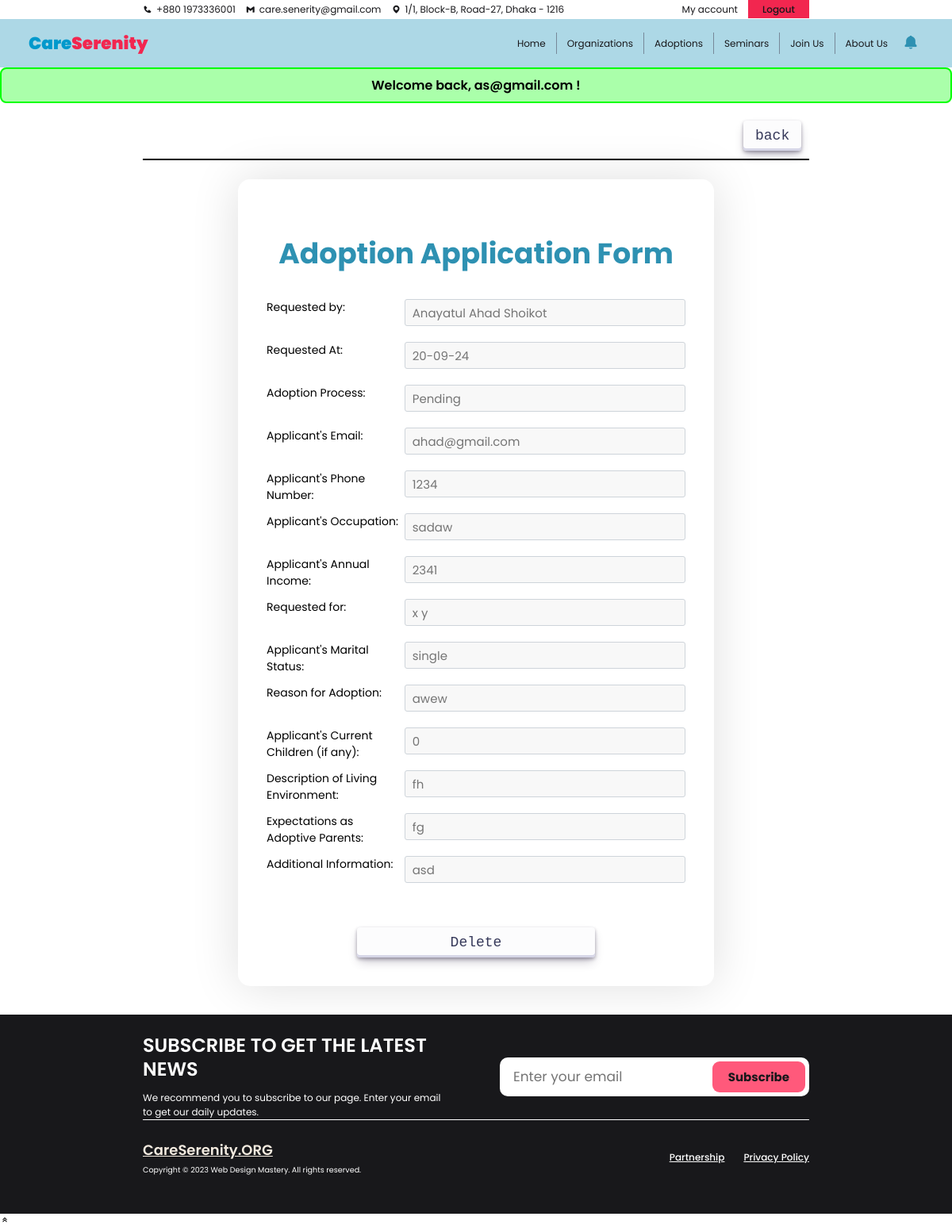
Page /U_adoption_request_details.php?adoption_id=1 (signed in) on the committed database.
### tables this page shows
CREATE TABLE `user_list` (
  `user_id` int NOT NULL,
  `user_name` varchar(255) DEFAULT NULL,
  `acc_id` int NOT NULL,
  `user_birth` varchar(255) DEFAULT NULL,
  `user_contact` varchar(255) DEFAULT NULL,
  `user_gender` varchar(255) DEFAULT NULL,
  `user_NID` varchar(255) DEFAULT NULL,
  `user_address` varchar(255) DEFAULT NULL,
  `user_website` varchar(255) DEFAULT NULL,
  `user_job` varchar(255) DEFAULT NULL,
  `user_location` varchar(255) DEFAULT NULL,
  `user_image` varchar(255) DEFAULT NULL,
  `child_adopted` int NOT NULL
);

CREATE TABLE `adoptions` (
  `adoption_id` int NOT NULL,
  `orphan_id` int NOT NULL,
  `acc_id` int NOT NULL,
  `request_date` varchar(50) DEFAULT NULL,
  `status` int DEFAULT NULL COMMENT '0 = pending, 1 = approved, 2 = rejected',
  `issued_date` varchar(50) DEFAULT NULL,
  `email` varchar(255) DEFAULT NULL,
  `phone` varchar(255) DEFAULT NULL,
  `occupation` varchar(255) DEFAULT NULL,
  `income` float DEFAULT NULL,
  `maritalStatus` varchar(255) DEFAULT NULL,
  `reason` varchar(255) DEFAULT NULL,
  `children` int DEFAULT NULL,
  `livingEnvironment` varchar(255) DEFAULT NULL,
  `expectations` varchar(255) DEFAULT NULL,
  `additionalInfo` varchar(255) DEFAULT NULL
);

CREATE TABLE `orphan_list` (
  `orphan_id` int NOT NULL,
  `org_id` int DEFAULT NULL,
  `guardian_id` int DEFAULT NULL,
  `first_name` varchar(255) DEFAULT NULL,
  `last_name` varchar(255) DEFAULT NULL,
  `age` int DEFAULT NULL,
  `gender` varchar(255) DEFAULT NULL,
  `religion` varchar(255) DEFAULT NULL,
  `date_of_birth` varchar(255) DEFAULT NULL,
  `since` varchar(255) DEFAULT NULL,
  `family_status` varchar(255) DEFAULT NULL,
  `physical_condition` varchar(255) DEFAULT NULL,
  `education_level` varchar(255) DEFAULT NULL,
  `medical_history` varchar(255) DEFAULT NULL,
  `hobby` varchar(255) DEFAULT NULL,
  `favorite_food` varchar(255) DEFAULT NULL,
  `favorite_game` varchar(255) DEFAULT NULL,
  `skills` text,
  `dreams` text,
  `problems` text,
  `other_comments` text,
  `orphan_image` varchar(255) DEFAULT NULL,
  `adoption_status` int NOT NULL,
  `removed_status` int NOT NULL
);

### U_adoption_request_details_BE.php (called while the page is built, shortened)
<?php
include './db_con.php';
$adoption_id = $_GET['adoption_id'];
$acc_id  = $_SESSION['acc_id'];
$query1 = "SELECT * FROM adoptions WHERE adoption_id = $adoption_id";
$result1 = mysqli_query($con, $query1);
if (mysqli_num_rows($result1) == 1) {
    $row1 = mysqli_fetch_assoc($result1);
    $request_date = $row1['request_date'];
    $status = $row1['status'];
    $email = $row1['email'];
    $phone = $row1['phone'];
    $occupation = $row1['occupation'];
    $income = $row1['income'];
    $maritalStatus = $row1['maritalStatus'];
    $reason = $row1['reason'];
    $children = $row1['children'];
    $livingEnvironment = $row1['livingEnvironment'];
    $expectations = $row1['expectations'];
    $additionalInfo = $row1['additionalInfo'];
    $orphan_id = $row1['orphan_id'];
}
$query2 = "SELECT user_name FROM user_list WHERE acc_id = $acc_id";
$result2 = mysqli_query($con, $query2);
$row2 = mysqli_fetch_assoc($result2);
$user_name = $row2['user_name'];
$query3 = "SELECT first_name, last_name, org_id FROM orphan_list WHERE orphan_id = $orphan_id";
$result3 = mysqli_query($con, $query3);
$row3 = mysqli_fetch_assoc($result3);
$first_name = $row3['first_name'];
$last_name = $row3['last_name'];

### U_adoption_request_details.php (the view, shortened to what this page needs)
<?php
include("./U_adoption_request_details_BE.php");
?>
<!DOCTYPE html>
<html lang="en">
<head>
    <link rel="stylesheet" href="https://cdn.jsdelivr.net/npm/remixicon@3.5.0/fonts/remixicon.css" />
    <link rel="stylesheet" href="https://cdn.jsdelivr.net/npm/swiper@10/swiper-bundle.min.css" />
    <link rel='stylesheet' href='https://unpkg.com/boxicons@2.1.4/css/boxicons.min.css'>
    <link rel="stylesheet" href="./css/colors.css">
    <link rel="stylesheet" href="./css/navbar.css">
    <link rel="stylesheet" href="./css/profile_edit.css">
    <link rel="stylesheet" href="./css/footer.css">
    <link rel="stylesheet" href="./css/notification.css">
    <link rel="stylesheet" href="./css/feedback.css">
</head>
<body>
    <?php include "./navbarU.php" ?>
    <div class="feedback">
        <?php
        if (isset($_SESSION['positive'])) {
            echo '<div class="positive">
                        <h5>' . $_SESSION['positive'] . '</h5>
                    </div>';
        }
        ?>
    </div>
    <div class="options">
        <a href="./U_profile.php" id="button-30">back</a>
    </div>
    <div class="container">
        <h2>Adoption Application Form</h2>
        <form>
            <div class="form_row">
                <label>Requested by:</label>
                <input type="text" placeholder="<?php echo $user_name ?>" disabled>
            </div>
            <div class="form_row">
                <label>Requested At:</label>
                <input type="text" placeholder="<?php echo $request_date ?>" disabled>
            </div>
            <div class="form_row">
                <label>Adoption Process:</label>
                <input type="text" placeholder="<?php
                    if($status == 1){
                        echo 'Approved';
                    } else {
                        echo 'Pending';
                    }
                ?>" disabled>
            </div>
            <div class="form_row">
                <label>Applicant's Email:</label>
                <input type="text" placeholder="<?php echo $email ?>" disabled>
            </div>
            <div class="form_row">
                <label>Applicant's Phone Number:</label>
                <input type="text" placeholder="<?php echo $phone ?>" disabled>
            </div>
            <div class="form_row">
                <label>Applicant's Occupation:</label>
                <input type="text" placeholder="<?php echo $occupation ?>" disabled>
            </div>
            <div class="form_row">
                <label>Applicant's Annual Income:</label>
                <input type="text" placeholder="<?php echo $income ?>" disabled>
            </div>
            <div class="form_row">
                <label>Requested for:</label>
                <input type="text" placeholder="<?php echo $first_name, ' ', $last_name ?>" disabled>
            </div>
            <div class="form_row">
                <label>Applicant's Marital Status:</label>
                <input type="text" placeholder="<?php echo $maritalStatus ?>" disabled>
            </div>
            <div class="form_row">
                <label>Reason for Adoption:</label>
                <input type="text" placeholder="<?php echo $reason ?>" disabled>
            </div>
            <div class="form_row">
                <label>Applicant's Current Children (if any):</label>
                <input type="text" placeholder="<?php echo $children ?>" disabled>
            </div>
            <div class="form_row">
                <label>Description of Living Environment:</label>
                <input type="text" placeholder="<?php echo $livingEnvironment ?>" disabled>
            </div>
            <div class="form_row">
                <label>Expectations as Adoptive Parents:</label>
                <input type="text" placeholder="<?php echo $expectations ?>" disabled>
            </div>
            <div class="form_row">
                <label>Additional Information:</label>
                <input type="text" placeholder="<?php echo $additionalInfo ?>" disabled>
            </div>
            <div class="buttons">
                <a href="./U_delete_adoption_request_BE.php?adoption_id=<?php echo $_GET['adoption_id'] ?>" id="button-30">Delete</a>
            </div>
        </form>
    </div>
    <?php include "./footer.php" ?>
    <button id="scrollTopBtn" title="Go to top"><i class='bx bx-chevrons-up bx-burst' ></button>
</body>
</html>

### css/colors.css (style rules this page uses)
:root { --primary-color-dark: #f2264f; --primary-color-light: #FF597B; --secondary-color-dark: #0099cc; --secondary-color-light: #62CDFF; --primary-font: 'Poppins'; --secondary-font: 'Ubuntu'; --text-color: #545454; --text-color-dark: #18181b; --text-color-medium: #1e1e1e; --text-color-light: #2f2f2f; --text-color-lighter: #71717a; --background-color: #ffffff; --primary-title-color: #2e91b2; --secondary-title-color: #f3254e; --primary-text-color: #71717a; --button-color: #ff597b; }
* { margin: 0; padding: 0; box-sizing: border-box; font-family: 'Poppins'; font-size: 12px; }
body { scroll-behavior: smooth; background-color: #fff; }
#button-30 { align-items: center; appearance: none; background-color: #FCFCFD; border-radius: 4px; border-width: 0; box-shadow: rgba(45, 35, 66, 0.4) 0 2px 4px, rgba(45, 35, 66, 0.3) 0 7px 13px -3px, #D6D6E7 0 -3px 0 inset; box-sizing: border-box; color: #36395A; cursor: pointer; display: inline-flex; font-family: "JetBrains Mono", monospace; justify-content: center; line-height: 1; list-style: none; overflow: hidden; padding: 10px 15px; position: relative; text-align: left; text-decoration: none; transition: box-shadow .15s, transform .15s; user-select: none; -webkit-user-select: none; touch-action: manipulation; white-space: nowrap; will-change: box-shadow, transform; font-size: 18px; }

### css/navbar.css (style rules this page uses)
#scrollTopBtn { display: none; position: fixed; bottom: 20px; right: 20px; z-index: 9999; border: none; background-color: var(--secondary-color-dark); color: white; cursor: pointer; padding: 10px 7px; border-radius: 36px; }
#scrollTopBtn i { font-size: 35px; }

### css/profile_edit.css (style rules this page uses)
.options { border-bottom: 2px solid black; margin: 1rem 15%; padding: 10px; text-align: right; }
.container { margin: 2% 25%; padding: 3rem; background-color: #fff; border-radius: 15px; box-shadow: 0 0 60px rgba(0, 0, 0, 0.13); }
.container h2 { text-align: center; font-size: 3rem; color: var(--primary-title-color); padding: 0; margin: 30px 0px; text-shadow: 2px 5px 30px hsl(0, 0%, 100%); }
.container form { display: flex; flex-direction: column; }
form .form_row { width: 100%; display: flex; }
.form_row label { width: 50%; font-size: 14px; }
.form_row input , select { background-color: #f8f8f8; margin-bottom: 20px; width: -webkit-fill-available; padding: .375rem .75rem; font-size: 15px; color: #212529; border: 1px solid #ced4da; -moz-appearance: none; appearance: none; border-radius: .25rem; transition: border-color .15s ease-in-out, box-shadow .15s ease-in-out; }
.buttons { width: 100%; display: flex; align-items: center; justify-content: center; padding-top: 3rem; gap: 20px; }
.buttons a { width: 300px !important; }

### css/feedback.css (style rules this page uses)
.feedback { width: 100%; text-align: center; }
.positive h5 { padding: 8px; text-align: center; border-radius: 8px; color: rgb(0, 0, 0); font-weight: 600; font-size: medium; background-color: rgb(170, 255, 170); border: 2px solid rgb(0, 255, 0); }

### rows in the picture
user_list: user_name "Anayatul Ahad Shoikot"
adoptions: request_date "20-09-24", email "ahad@gmail.com", phone "1234", occupation "sadaw", income "2341", maritalStatus "single", reason "awew", children "0", livingEnvironment "fh", expectations "fg", additionalInfo "asd"
orphan_list: first_name+last_name "x y"

### other values in the picture
$_SESSION['positive'] "Welcome back, as@gmail.com !"
